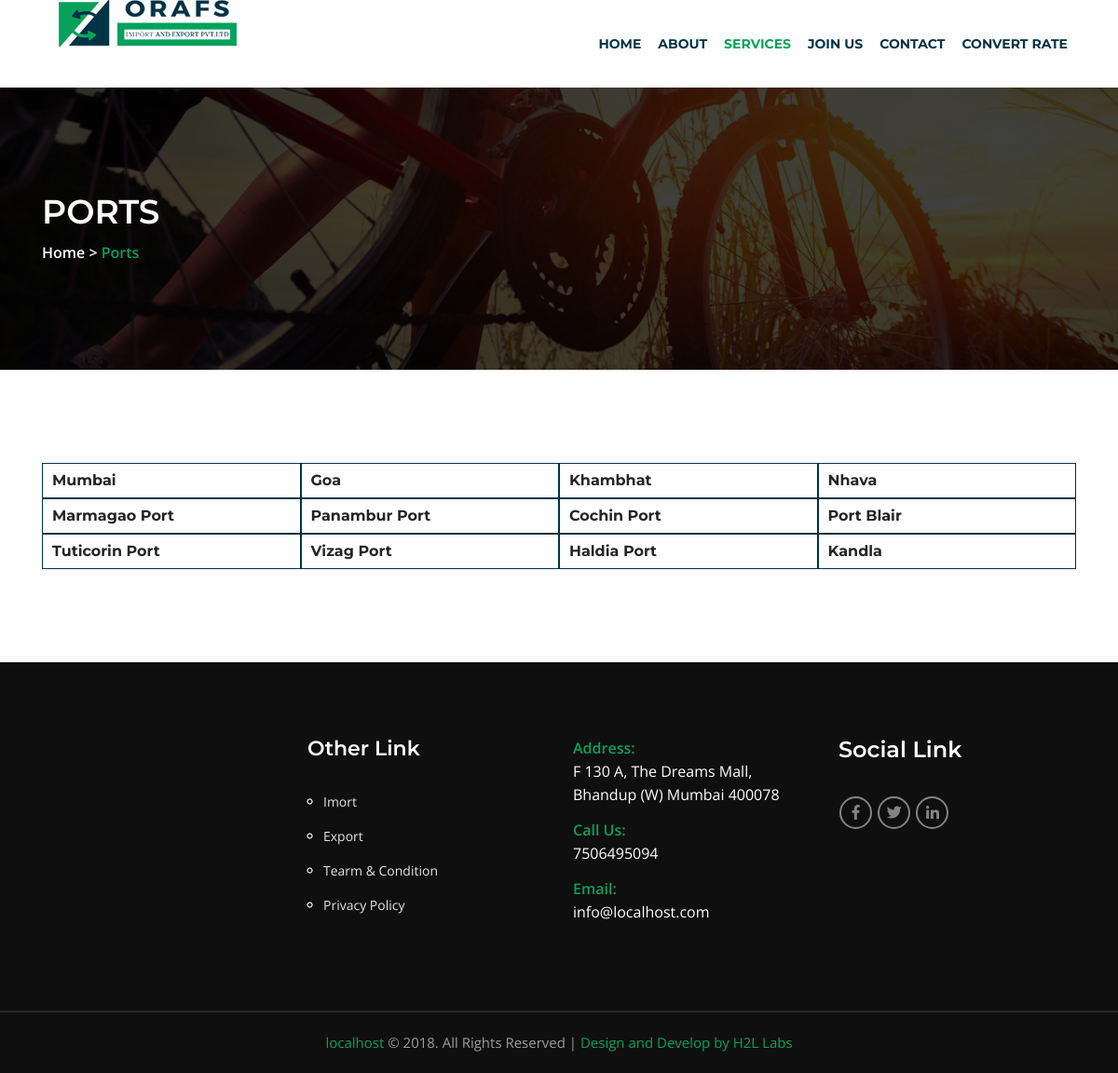
/ports.php, run on the app's committed database.
### tables this page shows
CREATE TABLE `menus` (
  `id` int(11) NOT NULL,
  `website_url` varchar(255) NOT NULL,
  `home` varchar(50) NOT NULL,
  `about` varchar(50) NOT NULL,
  `services` varchar(50) NOT NULL,
  `import` varchar(50) NOT NULL,
  `export` varchar(50) NOT NULL,
  `port` varchar(50) NOT NULL,
  `convert_rate` varchar(50) NOT NULL,
  `joinus` varchar(50) NOT NULL,
  `contact` varchar(50) NOT NULL
);

CREATE TABLE `ports` (
  `id` int(11) NOT NULL,
  `port_name` varchar(175) NOT NULL
);

CREATE TABLE `cms_pages` (
  `id` int(11) NOT NULL,
  `website_url` varchar(255) NOT NULL,
  `page_name` varchar(75) NOT NULL,
  `title` varchar(255) NOT NULL,
  `description` varchar(255) NOT NULL,
  `keywords` varchar(255) NOT NULL,
  `url` varchar(255) NOT NULL,
  `image` varchar(255) NOT NULL,
  `image1` varchar(255) NOT NULL,
  `content1` varchar(500) NOT NULL,
  `content2` varchar(500) NOT NULL,
  `content3` varchar(500) NOT NULL,
  `contact1` varchar(11) NOT NULL,
  `contact3` varchar(11) NOT NULL,
  `contact2` varchar(11) NOT NULL,
  `email1` varchar(255) NOT NULL,
  `email2` varchar(255) NOT NULL,
  `email3` varchar(255) NOT NULL,
  `address` varchar(500) NOT NULL,
  `status` int(1) NOT NULL
);

### visiondecoder/Packages/Database/DB.php (called while the page is built, shortened)
<?php
class DB {
	private $Mysqli;
	private $tableName;
	function __construct() {
		$this->Mysqli = new \mysqli("localhost", "toot", "", "db_name");
		return $this->Mysqli;
	}
	public function SelectTable($tableName) {
		$this->tableName = $tableName;
	}
	public function query($query) {
		$queryResult = $this->Mysqli->query($query) or die($this->Mysqli->error);
		return $queryResult;
	}
	public function SelectAll() {
		$query = "SELECT * FROM $this->tableName";
		$queryResult = $this->query($query);
		return $queryResult;
	}
	public function SelectAllWhere($condition) {
		foreach ($condition as $key => $value) {
			$query = "SELECT * FROM $this->tableName WHERE $key = '$value'";
		}
		$queryResult = $this->query($query);
		return $queryResult;
	}
}

### config/bootstrap.php (called while the page is built, shortened)
<?php
$DB = new visiondecoder\Packages\Database\DB();
$CMS = new visiondecoder\Packages\CMS\CMS($DB);
$PortController = new app\Controller\PortController($DB);

### visiondecoder/Packages/CMS/CMS.php (called while the page is built, shortened)
<?php
class CMS {
	public $DB;
	private $pageName;
	private $websiteUrl;
	function __construct($DB) {
		$this->DB = $DB;
		$this->websiteUrl = 'http://localhost.com/';
	}
	public function setPage($pageName) {
		$this->pageName = $pageName;
	}
	public function FetchCMSContents() {
		$cmsResult = $this->DB->SelectAllWhere(['website_url' => $this->websiteUrl]);
		$cmsContents = [];
		while ($records = $cmsResult->fetch_object()) {
			$cmsContents = $records;
		}
		return $cmsContents;
	}
	public function FetchCMSPage() {
		$cmsResult = $this->DB->SelectAllWhere(['page_name' => $this->pageName]);
		$cmsContents = [];
		while ($records = $cmsResult->fetch_object()) {
			$cmsContents = $records;
		}
		return $cmsContents;
	}
	public function FetchMenus() {
		$menuResult = $this->DB->SelectAllWhere(['website_url' => $this->websiteUrl]);
		$menus = [];
		while ($records = $menuResult->fetch_object()) {
			$menus = $records;
		}
		return $menus;
	}
}

### app/Controller/PortController.php (called while the page is built, shortened)
<?php
class PortController {
	private $portTable = 'ports';
	private $DB;
	function __construct($DB) {
		$this->DB = $DB;
		$this->DB->SelectTable($this->portTable);
	}
	public function FetchPorts() {
		$portResult = $this->DB->SelectAll();
		return $portResult;
	}
}

### views/ports.php (the view, shortened to what this page needs)
<?php include 'header.php';?>
		<section id="about-area" class="out-slider">
			<div class="container">
				<div class="row">
					<div class="col-lg-12">
						<div class="out-slider-content">
							<h2>ports</h2>
							<p>Home > <span>Ports</span></p>
						</div>
					</div>
				</div>
			</div>
		</section>
		<section id="contacts-area" class="pt-60 pb-100">
			<div class="container">
				<div class="row">
					<div class="col-lg-12 col-md-12 pt-40">
						<ul class="iconlist iconlist-color nobottommargin">
							<?php
$allports = $PortController->FetchPorts();
while ($port = $allports->fetch_assoc()) {?>
					        <li class="col-md-3 col-xs-6 portscss"><?=$port['port_name'];?></li>
<?php }
?>
					      </ul>
					</div>
				</div>
			</div>
		</section>
<?php include 'footer.php';?>

### views/header.php (shortened to what this page needs)
<?php
require_once '../config/bootstrap.php';
$menus = $CMS->FetchMenus();
$currentUrlArray = explode('/', $_SERVER['REQUEST_URI']);
$currentUrl = end($currentUrlArray);
?>
<!DOCTYPE html>
<html class="no-js" lang="en-US">
<head>
        <link rel="stylesheet" href="<?=VIEWS;?>css/plugins.css">
        <link rel="stylesheet" href="<?=VIEWS;?>css/font/flaticon.css">
        <link rel="stylesheet" href="<?=VIEWS;?>css/style.css">
        <link rel="stylesheet" href="<?=VIEWS;?>css/responsive.css">
    </head>
    <body>
		<nav class="navbar navbar-expand-lg btco-hover-menu">
			<div class="container">
				<div class="heder-logo">
					<a class="navbar-brand top-logo" href="index.php">
						<img src="<?=VIEWS;?>img/Logooraf.png" alt="logo" />
					</a>
				</div>
				<div class="collapse navbar-collapse" id="navbarNavDropdown">
					<ul class="navbar-nav ml-auto" id="my-menu">
						<li class="nav-item <?=($currentUrl == "index.php") ? 'active' : '';?>">
							<a class="nav-link" href="index.php"><?=$menus->home;?></a>
						</li>
						<li class="nav-item <?=($currentUrl == "about-us.php") ? 'active' : '';?>">
							<a class="nav-link" href="about-us.php"><?=$menus->about;?></a>
						</li>
						<li class="nav-item dropdown <?=($currentUrl == "import.php" || $currentUrl == "export.php" || $currentUrl == "ports.php") ? 'active' : '';?>">
							<a class="nav-link dropdown-toggle" href="#" id="navbarDropdownMenuLinkOne" data-toggle="dropdown" aria-haspopup="true" aria-expanded="false">
								<?=$menus->services;?>
							</a>
						</li>
						<li class="nav-item <?=($currentUrl == "join-us.php") ? 'active' : '';?>">
							<a class="nav-link" href="join-us.php"><?=$menus->joinus;?></a>
						</li>
						<li class="nav-item <?=($currentUrl == "contact-us.php") ? 'active' : '';?>">
							<a class="nav-link" href="contact-us.php"><?=$menus->contact;?></a>
						</li>
						<li class="nav-item <?=($currentUrl == "convert-rate.php") ? 'active' : '';?>">
							<a class="nav-link" href="convert-rate.php"><?=$menus->convert_rate;?></a>
						</li>
					</ul>
				</div>
			</div>
		</nav>

### views/footer.php (shortened to what this page needs)
<?php
$CMS->setPage('about');
$CMS->setPage('contact');
$contactCMS = $CMS->FetchCMSPage();
$cmsContents = $CMS->FetchCMSContents();
?>
		<footer id="footer-area" class="pt-50 pb-75 footer-area">
			<div class="container">
				<div class="row">
					<div class="col-lg-3 col-md-6 pt-30">
						<div class="footer-item">
						</div>
					</div>
					<div class="col-lg-3 col-md-6 pt-30">
						<div class="footer-item">
							<h3>Other Link</h3>
							<ul>
								<li><a href="import.php">Imort</a></li>
								<li><a href="export.php">Export</a></li>
								<li><a href="#">Tearm & Condition </a></li>
								<li><a href="#">Privacy Policy</a></li>
							</ul>
						</div>
					</div>
					<div class="col-lg-3 col-md-6 pt-30">
						<div class="footer-add">
								<p><span>Address:</span>
								<br /><?=$contactCMS->address;?></p>
								<p><span>Call Us:</span>
								<br /><?=$contactCMS->contact1;?></p>
								<p><span>Email:</span>
								<br /><?=$contactCMS->email1;?></p>
							</div>
					</div>
					<div class="col-lg-3 col-md-6 pt-30">
						<div class="socile-footer">
							<h3>Social Link</h3>
								<a href="<?=$cmsContents->facebook_link;?>"><i class="fab fa-facebook-f"></i></a>
								<a href="<?=$cmsContents->twitter_link;?>"><i class="fab fa-twitter"></i></a>
								<a href="<?=$cmsContents->linkedin_link;?>"><i class="fab fa-linkedin-in"></i></a>
							</div>
					</div>
				</div>
			</div>
		</footer>
		<div id="copy-right" class="text-center">
			<p><span>localhost</span> © 2018. All Rights Reserved  | <a class="textcolor" href="http://visiondecoder.com" target="blank">Design and Develop by H2L Labs</a> </p>
		</div>
    </body>
</html>

### views/css/style.css (style rules this page uses)
body,html { overflow-x: hidden; }
body { color: #242424; font-family: 'Montserrat', sans-serif; }
ul { list-style: none; }
p { font-family: 'Open Sans', sans-serif; font-size: 16px; color: #242424; }
a { font-family: 'Open Sans', sans-serif; }
.navbar { -webkit-transition:padding 0.4s ease; -o-transition:padding 0.4s ease; transition:padding 0.4s ease; font-family: 'Montserrat', sans-serif; background: #000000; background-color: #fff; }
#my-menu li.active a { color: #06a25b; }
#my-menu li a { color: #013447; font-size: 15px; font-weight: 400; text-transform: uppercase; padding: 40px 12px; position: relative; background: unset; letter-spacing: 1px; font-family: "Montserrat"; font-weight: bold; background-color: #fff; }
#my-menu li a:hover, #my-menu .active { color: #06a25b; }
.dropdown-toggle:after { display: none; }
.out-slider { background-image:url(../img/bg3.png); background-position:center; background-size: cover; }
.out-slider-content { margin-top: 112px; margin-bottom: 113px; color: #fff; }
.out-slider-content h2 { padding-bottom: 10px; text-transform: uppercase; }
.out-slider-content p { color: #fff; font-weight: 600; }
.out-slider-content p span { color: #06a25b; }
.footer-area { padding-bottom: 80px !important; }
#footer-area { background: #0f0f0f; color: #fff; }
.footer-item a { color: #e5e5e5; }
.footer-add p { padding-bottom: 13px; font-style: unset; }
.footer-add span { color: #06a25b; font-weight: 600; }
.socile-footer a { width: 35px; height: 35px; border: 2px solid #848484; color: #848484; text-align: center; padding: 7px 0; display: inline-block; border-radius: 100%; margin-right: 10px; }
.footer-item h3, .socile-footer h3 { padding-bottom: 35px; }
.footer-item ul { list-style: circle; margin: 0 0 0 17px; }
.footer-item ul li a { text-decoration: none; color: #e5e5e5; margin-bottom: 22px; display: inherit; font-size: 14px; transition: .3s ease-in; }
#copy-right { background: #0f0f0f; border-top: 2px solid #272727; padding: 20px 0; }
#copy-right p { color: #a09a9a; font-size: 15px; font-weight: 400; }
#copy-right p span { color: #06a25b; }
.textcolor { color: #06a25b; }
.footer-add p { color: #fff; }
.portscss { float: left; border: 1px solid #013447; padding: 10px; font-weight: 700; }

### views/css/responsive.css (style rules this page uses)
@media (min-width: 992px) and (max-width: 1200px) { .socile-footer a { margin: 0 1px; } }
@media (min-width: 992px) and (max-width: 1200px) { .btco-hover-menu a, .navbar > li > a { text-transform: capitalize; padding: 4px 13px; } }
@media (min-width: 992px) and (max-width: 1200px) { #my-menu li a { font-size: 15px; padding: 40px 9px; } }
@media (min-width: 992px) and (max-width: 1200px) { #my-menu li a { font-size: 14px; letter-spacing: 0; } }
@media (min-width: 992px) and (max-width: 1200px) { .shop-text h3, .footer-item h3, .portfolio-item-text h3 { font-size: 22px; } }

### data on the page
menus: home "HOME", about "ABOUT", services "SERVICES", joinus "JOIN US", contact "CONTACT", convert_rate "CONVERT RATE"
ports: port_name "Mumbai"
ports: port_name "Goa"
ports: port_name "Khambhat"
ports: port_name "Nhava"
ports: port_name "Marmagao Port"
ports: port_name "Panambur Port"
ports: port_name "Cochin Port"
ports: port_name "Port Blair"
ports: port_name "Tuticorin Port"
ports: port_name "Vizag Port"
ports: port_name "Haldia Port"
ports: port_name "Kandla"
cms_pages: address "F 130 A, The Dreams Mall, Bhandup (W) Mumbai 400078", contact1 "7506495094", email1 "info@localhost.com"
